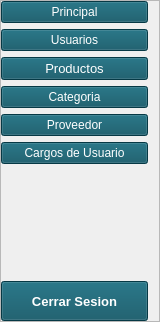
           <widget class="QFrame" name="aside">
            <property name="minimumSize">
             <size>
              <width>140</width>
              <height>0</height>
             </size>
            </property>
            <property name="maximumSize">
             <size>
              <width>160</width>
              <height>16777215</height>
             </size>
            </property>
            <property name="font">
             <font>
              <pointsize>10</pointsize>
              <weight>50</weight>
              <bold>false</bold>
             </font>
            </property>
            <property name="styleSheet">
             <string notr="true">QPushButton
{
color: rgb(255, 255, 255);
background-color: rgb(8, 80, 97);
}
QPushButton::hover
{
color: rgb(255, 255, 255);
	background-color: rgb(45, 131, 118);
}</string>
            </property>
            <property name="frameShape">
             <enum>QFrame::StyledPanel</enum>
            </property>
            <property name="frameShadow">
             <enum>QFrame::Raised</enum>
            </property>
            <layout class="QVBoxLayout" name="verticalLayout_2">
             <property name="leftMargin">
              <number>0</number>
             </property>
             <property name="topMargin">
              <number>0</number>
             </property>
             <property name="bottomMargin">
              <number>0</number>
             </property>
             <item>
              <widget class="QPushButton" name="btn_A">
               <property name="font">
                <font>
                 <pointsize>9</pointsize>
                 <weight>50</weight>
                 <bold>false</bold>
                </font>
               </property>
               <property name="styleSheet">
                <string notr="true"/>
               </property>
               <property name="text">
                <string>Principal</string>
               </property>
              </widget>
             </item>
             <item>
              <widget class="QPushButton" name="btn_B">
               <property name="font">
                <font>
                 <pointsize>9</pointsize>
                 <weight>50</weight>
                 <bold>false</bold>
                </font>
               </property>
               <property name="styleSheet">
                <string notr="true"/>
               </property>
               <property name="text">
                <string>Usuarios</string>
               </property>
              </widget>
             </item>
             <item>
              <widget class="QPushButton" name="btn_C">
               <property name="font">
                <font>
                 <pointsize>10</pointsize>
                </font>
               </property>
               <property name="styleSheet">
                <string notr="true"/>
               </property>
               <property name="text">
                <string>Productos</string>
               </property>
              </widget>
             </item>
             <item>
              <widget class="QPushButton" name="btnActualizar">
               <property name="font">
                <font>
                 <pointsize>9</pointsize>
                </font>
               </property>
               <property name="styleSheet">
                <string notr="true"/>
               </property>
               <property name="text">
                <string>Categoria</string>
               </property>
              </widget>
             </item>
             <item>
              <widget class="QPushButton" name="btnEliminar">
               <property name="font">
                <font>
                 <pointsize>9</pointsize>
                </font>
               </property>
               <property name="styleSheet">
                <string notr="true"/>
               </property>
               <property name="text">
                <string>Proveedor</string>
               </property>
              </widget>
             </item>
             <item>
              <widget class="QPushButton" name="btnXa">
               <property name="font">
                <font>
                 <pointsize>9</pointsize>
                </font>
               </property>
               <property name="styleSheet">
                <string notr="true"/>
               </property>
               <property name="text">
                <string>Cargos de Usuario</string>
               </property>
              </widget>
             </item>
             <item>
              <spacer name="verticalSpacer">
               <property name="orientation">
                <enum>Qt::Vertical</enum>
               </property>
               <property name="sizeHint" stdset="0">
                <size>
                 <width>20</width>
                 <height>111</height>
                </size>
               </property>
              </spacer>
             </item>
             <item>
              <widget class="QPushButton" name="btnXCerrar">
               <property name="minimumSize">
                <size>
                 <width>0</width>
                 <height>40</height>
                </size>
               </property>
               <property name="font">
                <font>
                 <pointsize>10</pointsize>
                 <weight>75</weight>
                 <bold>true</bold>
                </font>
               </property>
               <property name="styleSheet">
                <string notr="true"/>
               </property>
               <property name="text">
                <string>Cerrar Sesion</string>
               </property>
              </widget>
             </item>
            </layout>
           </widget>
